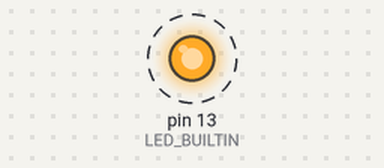
This sketch was run on a simulated Arduino Uno, built with avr-gcc and run on an emulated ATmega328P. Shown: output pins drawn as LEDs (lit = HIGH). Dashed ring = blinking. What the sketch prints to the serial monitor is not drawn.

Above: at 0.2 s.
Timing chart, 0 to 3.0 s (numbered marks = the images above):
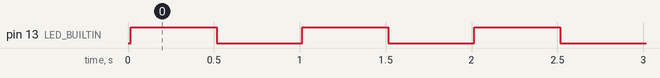

Measured:
- by itself, pin 13 (LED_BUILTIN): alternates HIGH for 0.50 s and LOW for 0.50 s

The sketch:

firmware.ino
```cpp
const char WIFI_SSID[]      = "Chihab's Iphone";
const char WIFI_PASSWORD[]  = "123456789";
const char API_KEY[]        = "something";
const char ADMIN_PASSWORD[] = "admin123";

unsigned int checksum(const char *s) {
  unsigned int h = 0;
  while (*s) h = h * 31 + *s++;
  return h;
}

void setup() {
  Serial.begin(9600);
  pinMode(LED_BUILTIN, OUTPUT);

  Serial.println("TP Firmware UART - version C");
  Serial.print("SSID: ");
  Serial.println(WIFI_SSID);

  Serial.print("Checksums: ");
  Serial.print(checksum(WIFI_PASSWORD), HEX);
  Serial.print(' ');
  Serial.print(checksum(API_KEY), HEX);
  Serial.print(' ');
  Serial.println(checksum(ADMIN_PASSWORD), HEX);
}

void loop() {
  digitalWrite(LED_BUILTIN, HIGH);
  delay(500);
  digitalWrite(LED_BUILTIN, LOW);
  delay(500);
}
```
